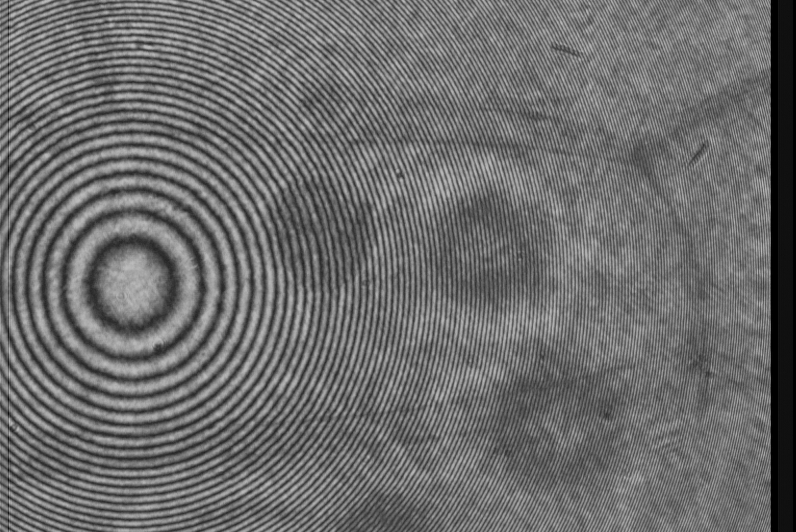
%> input picture 信息光学数字实验室/cell21.BMP, 796 x 532 px
$ octave CX16_3.m   (GNU Octave 9; MATLAB toolbox functions it lacks are replaced by stand-ins)
%> lines starting %> are read from the running program, lines starting %| are printed output that depends on the picture
I4=imread('cell21.bmp');I4=double(I4(7:518,10:521,1));  %读取第一幅像面全息图
%> further down, I4 is the input picture: size 532x796 uint8; min 0, max 193, mean 108.7
I3=imread('cell22.bmp');I3=double(I3(7:518,10:521,1));  %读取第二幅像面全息图
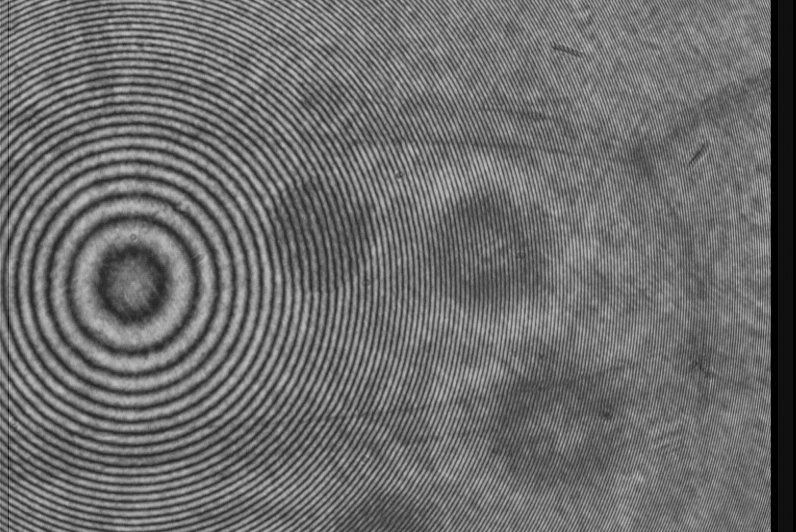
%> input picture 信息光学数字实验室/cell22.BMP, 796 x 532 px
%> further down, I3 is the input picture: size 532x796 uint8; min 0, max 195, mean 108.8
I2=imread('cell23.bmp');I2=double(I2(7:518,10:521,1));  %读取第三幅像面全息图
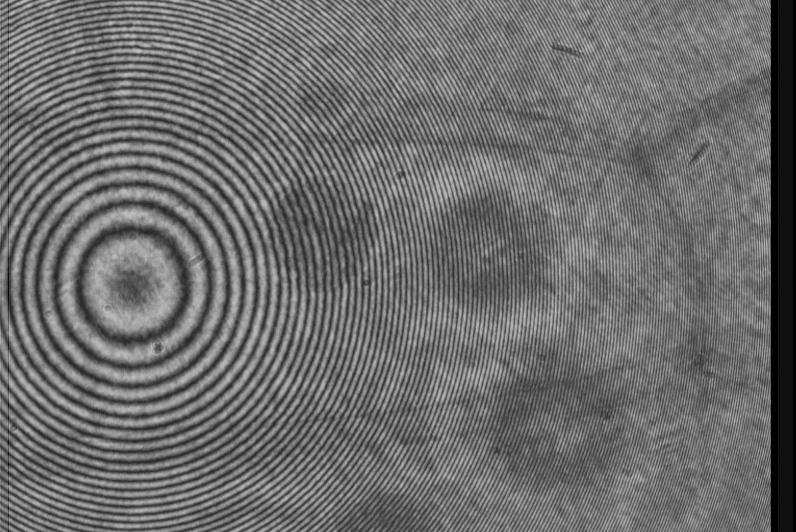
%> input picture 信息光学数字实验室/cell23.BMP, 796 x 532 px
%> further down, I2 is the input picture: size 532x796 uint8; min 0, max 195, mean 109.1
I1=imread('cell24.bmp');I1=double(I1(7:518,10:521,1));  %读取第四幅像面全息图
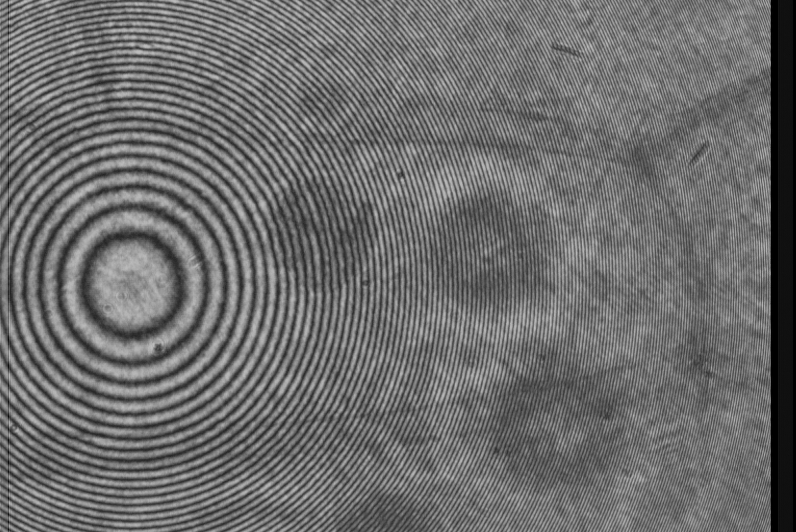
%> input picture 信息光学数字实验室/cell24.BMP, 796 x 532 px
%> further down, I1 is the input picture: size 532x796 uint8; min 0, max 194, mean 109
figure,imshow(I1,[])                                    %显示像面全息图
figure,imshow(I2,[])                                    %显示像面全息图
figure,imshow(I3,[])                                    %显示像面全息图
figure,imshow(I4,[])                                    %显示像面全息图
I1=medfilt2(I1,[3,3]);                                  %用中值滤波对全息图降噪
I2=medfilt2(I2,[3,3]);                                  %用中值滤波对全息图降噪
I3=medfilt2(I3,[3,3]);                                  %用中值滤波对全息图降噪
I4=medfilt2(I4,[3,3]);                                  %用中值滤波对全息图降噪
C1=I4-I2;                                               %全息图相减
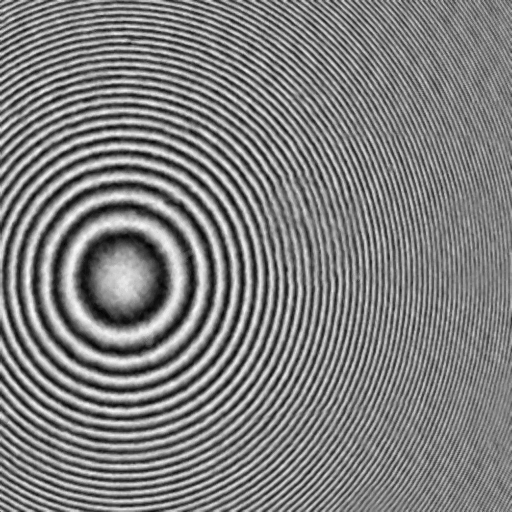
%> C1: size 512x512 double; min -124, max 124, mean -0.4; drawn with min black and max white
C2=I1-I3;                                               %全息图相减
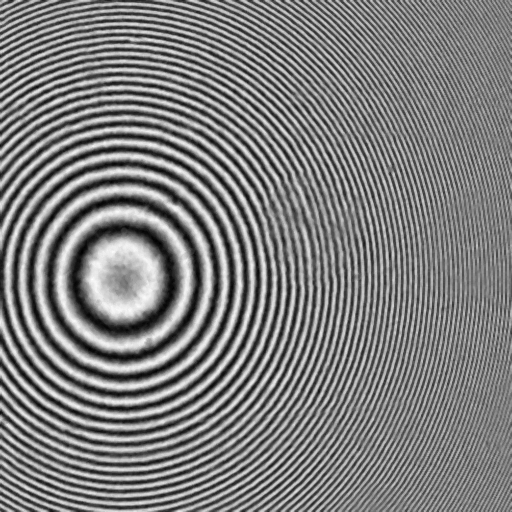
%> C2: size 512x512 double; min -125, max 128, mean 0.5; drawn with min black and max white
ph=atan(C1./(C2+eps));                                  %计算包裹相位
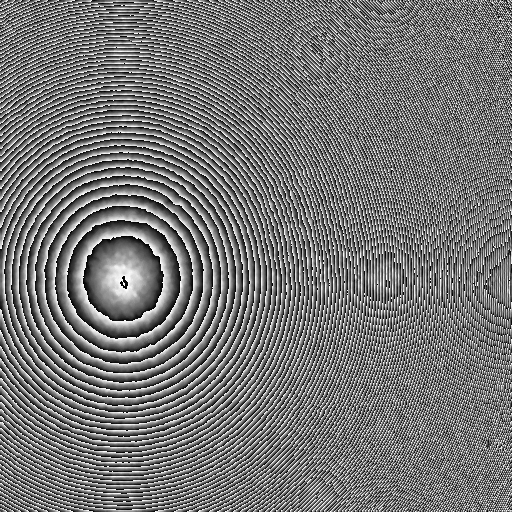
%> ph: size 512x512 double; min -1.57, max 1.57, mean -0.117; drawn with min black and max white
figure;imshow(ph,[]);title('重建相位图');               %显示重建相位
figure,plot(ph(257,:))                                  %绘制重建相位剖线
%> after `plot(ph(257,:))`:
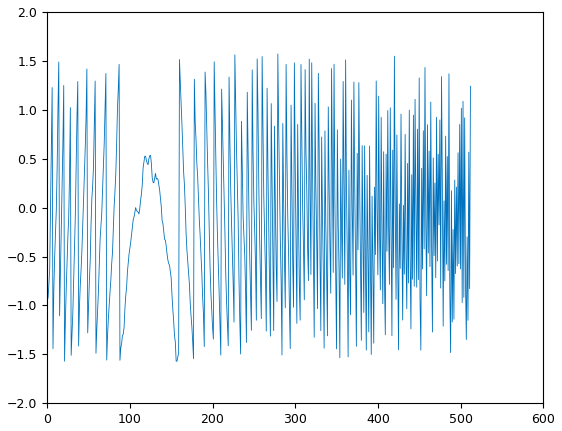
%> figure redrawn from the program's plot data; curve peaks at x = 279, y = 1.57
